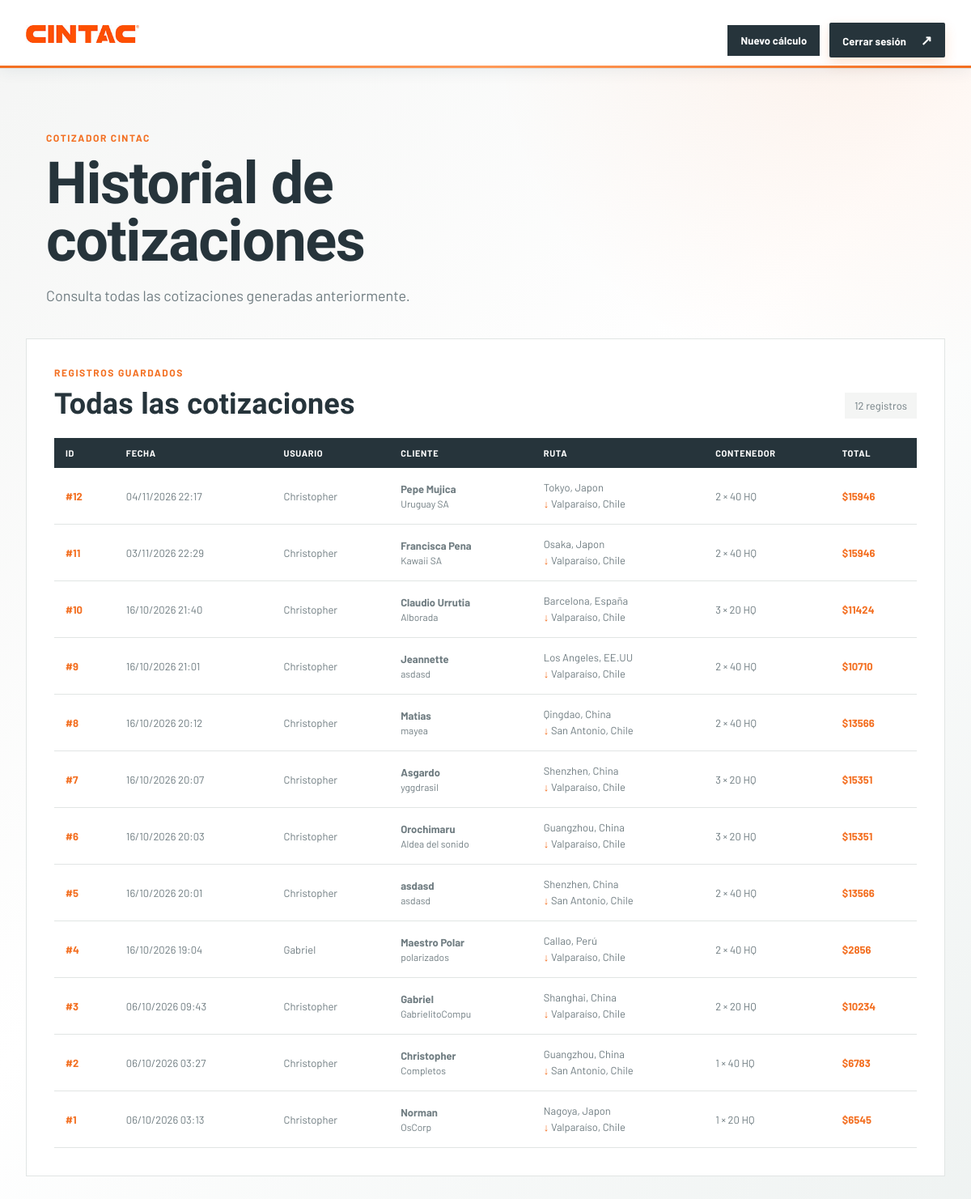
/Cotizador/historial/ (signed in), run on an earlier commit of the app's database.
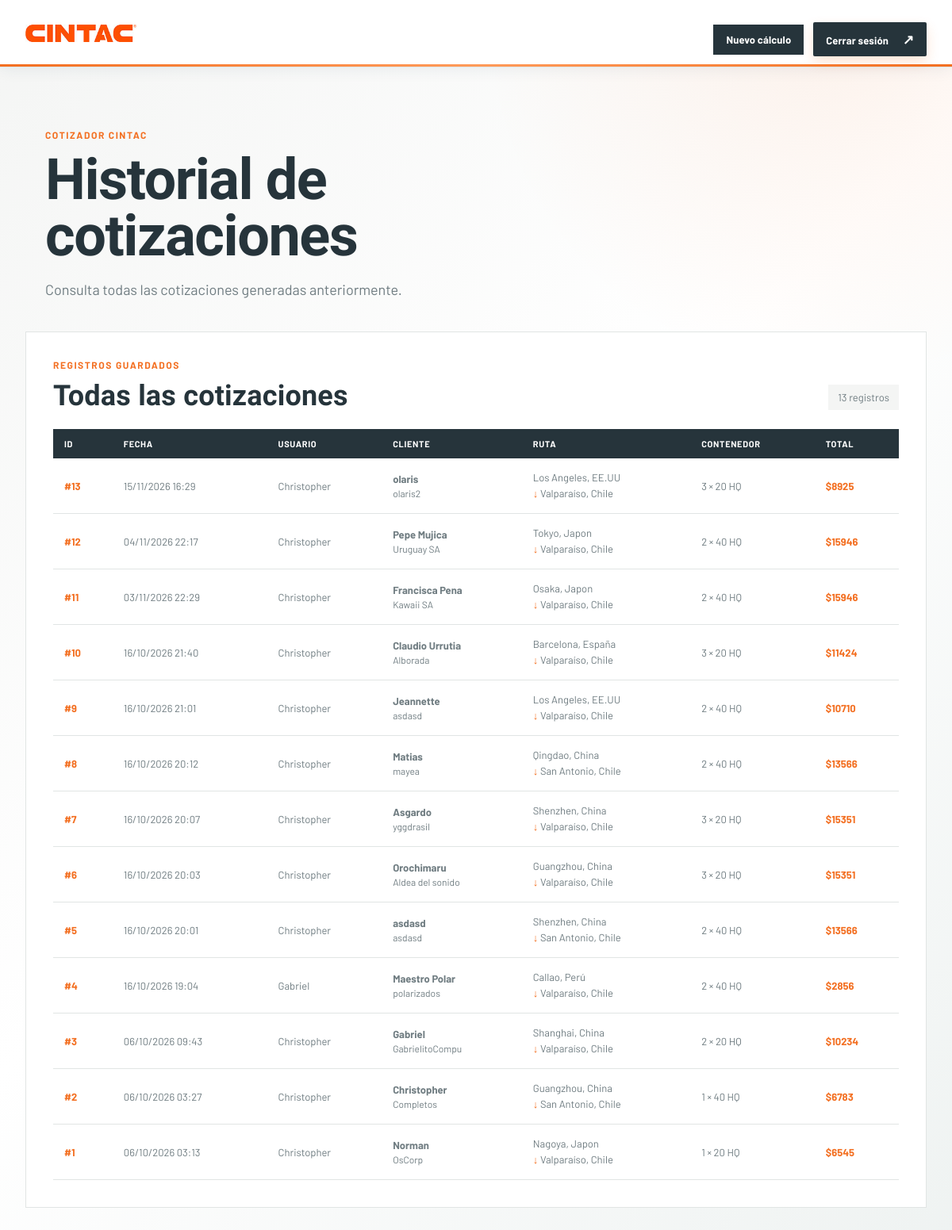
And on a later commit of the database.
### Cotizador/models.py (models this page shows, shortened)
class cotizacion_generada(models.Model):
    id = models.AutoField(primary_key=True)
    id_ruta = models.ForeignKey(ruta_logistica, on_delete=models.CASCADE, null=False)
    id_usuario = models.ForeignKey(Login, on_delete=models.CASCADE, null=False)
    fecha = models.DateTimeField(auto_now_add=True)
    nombre_cliente = models.CharField(max_length=100, validators=[valida_nombre], null=False)
    empresa = models.CharField(max_length=100, validators=[valida_empresa], null=False)
    correo_cliente = models.CharField(max_length=100, validators=[validate_login_email], null=False)
    descripcion_carga = models.TextField(null=False)
    peso_ingresado_kg = models.IntegerField(null=False)
    tipo_contenedor = models.CharField(max_length=50, null=False)
    cantidad_contenedores = models.IntegerField(null=False)
    monto_IVA = models.IntegerField(null=False)
    monto_total = models.IntegerField(null=False)

class Login(models.Model):
    ROL_FIJO = 'Administrador CINTAC'
    id = models.AutoField(primary_key=True)
    username = models.CharField(max_length=50, null=False, validators=[validate_login_username])
    password = models.CharField(
        max_length=50,
        null=False,
        validators=[validate_login_password],
    )
    email = models.CharField(max_length=100, null=False, validators=[validate_login_email])
    rol = models.CharField(
        max_length=50,
        default=ROL_FIJO,
        editable=False,
        null=False,
    )

class ruta_logistica(models.Model):
    PUERTOS_ORIGEN = (
        ('Shanghai, China', 'Shanghai, China'),
        ('Ningbo, China', 'Ningbo, China'),
        ('Shenzhen, China', 'Shenzhen, China'),
        ('Qingdao, China', 'Qingdao, China'),
        ('Guangzhou, China', 'Guangzhou, China'),
        ('Tianjin, China', 'Tianjin, China'),
        ('Yokohama, Japon', 'Yokohama, Japon'),
        ('Tokyo, Japon', 'Tokyo, Japon'),
        ('Nagoya, Japon', 'Nagoya, Japon'),
        ('Kobe, Japon', 'Kobe, Japon'),
        ('Osaka, Japon', 'Osaka, Japon'),
        ('Barcelona, España', 'Barcelona, España'),
        ('Los Angeles, EE.UU', 'Los Angeles, EE.UU'),
        ('Callao, Perú', 'Callao, Perú'),
    )
    PUERTOS_DESTINO = (
        ('Valparaíso, Chile', 'Valparaíso, Chile'),
        ('San Antonio, Chile', 'San Antonio, Chile'),
    )
    id = models.AutoField(primary_key=True)
    puerto_origen = models.CharField(max_length=100, choices=PUERTOS_ORIGEN, null=False,)
    puerto_destino = models.CharField(max_length=100, choices=PUERTOS_DESTINO, null=False)
    dias_transito = models.IntegerField(null=False)

### Cotizador/views.py (the view)
# urls.py: path('historial/', historial, name='historial'),
def historial(request):
    login_id = request.session.get('login_id')
    if login_id is None or not Login.objects.filter(pk=login_id).exists():
        request.session.pop('login_id', None)
        request.session['login_error'] = (
            'Debes iniciar sesión para acceder al historial.'
        )
        return redirect('login')
    historial_cotizaciones = (
        cotizacion_generada.objects.select_related('id_ruta')
        .order_by('-fecha')
    )
    context = {
        'historial_cotizaciones': historial_cotizaciones,
    }
    return render(request, 'Cotizador/historial.html', context)

### templates/Cotizador/historial.html (shortened to what this page needs)
<!DOCTYPE html>
{% load static %}
<html lang="es">
<head>
    <link rel="stylesheet" href="{% static 'CSS/cintac.css' %}">
</head>
<body class="quote-page">
    <header class="quote-header">
        <div class="container nav-wrap">
            <a class="brand" href="/" aria-label="CINTAC inicio">
                <img src="{% static 'images/MainCintac/logo.jpg' %}" alt="CINTAC">
            </a>
            <div class="quote-actions">
                <a class="dark-button quote-history" href="{% url 'cotizador' %}">
                    Nuevo cálculo
                </a>
                <a class="dark-button quote-logout" href="{% url 'login' %}">
                    Cerrar sesión <span>↗</span>
                </a>
            </div>
        </div>
    </header>
    <main class="quote-main container">
        <section class="quote-intro">
            <p class="eyebrow orange">COTIZADOR CINTAC</p>
            <h1>Historial de cotizaciones</h1>
            <p>Consulta todas las cotizaciones generadas anteriormente.</p>
        </section>
        <section class="history-card" aria-labelledby="history-title">
            <div class="history-heading">
                <div>
                    <p class="eyebrow orange">REGISTROS GUARDADOS</p>
                    <h2 id="history-title">Todas las cotizaciones</h2>
                </div>
                <span class="history-count">{{ historial_cotizaciones|length }} registro{{ historial_cotizaciones|length|pluralize }}</span>
            </div>
            {% if historial_cotizaciones %}
                <div class="history-table-wrap">
                    <table class="history-table">
                        <thead>
                            <tr>
                                <th>ID</th>
                                <th>Fecha</th>
                                <th>Usuario</th>
                                <th>Cliente</th>
                                <th>Ruta</th>
                                <th>Contenedor</th>
                                <th>Total</th>
                            </tr>
                        </thead>
                        <tbody>
                            {% for cotizacion in historial_cotizaciones %}
                                <tr>
                                    <td data-label="ID">
                                        <strong class="history-id">#{{ cotizacion.id }}</strong>
                                    </td>
                                    <td data-label="Fecha">
                                        {{ cotizacion.fecha|date:"d/m/Y H:i" }}
                                    </td>
                                    <td data-label="Usuario">
                                        {{ cotizacion.id_usuario.username }}
                                    </td>
                                    <td data-label="Cliente">
                                        <strong>{{ cotizacion.nombre_cliente }}</strong>
                                        <span class="history-secondary">{{ cotizacion.empresa }}</span>
                                    </td>
                                    <td data-label="Ruta">
                                        <span class="history-route">
                                            {{ cotizacion.id_ruta.puerto_origen }}<br>
                                            <b>↓</b> {{ cotizacion.id_ruta.puerto_destino }}
                                        </span>
                                    </td>
                                    <td data-label="Contenedor">
                                        {{ cotizacion.cantidad_contenedores }} × {{ cotizacion.tipo_contenedor }}
                                    </td>
                                    <td data-label="Total">
                                        <strong class="history-total">
                                            ${{ cotizacion.monto_total|floatformat:0 }}
                                        </strong>
                                    </td>
                                </tr>
                            {% endfor %}
                        </tbody>
                    </table>
                </div>
            {% endif %}
        </section>
    </main>
</body>
</html>

### ProyectoFinal/static/CSS/cintac.css (style rules this page uses)
:root { --ink:#26343b; --muted:#6f7c81; --orange:#f36f21; --orange-dark:#d95414; --paper:#f4f5f4; --line:#e1e5e4; --blue:#153f58; --navy:#1d313b; }
* { box-sizing:border-box; }
html { scroll-behavior:smooth; }
body { margin:0; color:var(--ink); background:#fff; font-family:"Barlow",Arial,sans-serif; font-size:16px; }
a { color:inherit; text-decoration:none; }
.container { width:min(1240px,calc(100% - 64px)); margin:0 auto; }
.topbar-inner,.nav-wrap,.top-links { display:flex; align-items:center; }
.nav-wrap { min-height:88px; gap:48px; }
.brand { display:inline-flex; align-items:center; color:var(--orange); font-weight:900; }
.brand img { display:block; width:140px; height:auto; }
.quote-button,.dark-button { background:var(--orange); color:#fff; padding:15px 22px; font-size:13px; font-weight:700; letter-spacing:.01em; }
.quote-button span,.dark-button span,.light-button span { margin-left:15px; font-size:17px; }
.eyebrow { margin:0 0 15px; font-size:12px; font-weight:700; letter-spacing:.13em; }
.orange { color:var(--orange); }
h1,h2 { margin:0; font-family:"Barlow Condensed","Arial Narrow",sans-serif; font-weight:600; line-height:.98; }
h1 { font-size:clamp(44px,5vw,76px); letter-spacing:.005em; }
h2 { font-size:clamp(35px,4vw,53px); letter-spacing:.005em; }
.dark-button { display:inline-block; margin-top:15px; background:var(--ink); }
.quote-page { min-height:100vh; background:var(--paper); }
.quote-header { background:#fff; border-bottom:1px solid var(--line); }
.quote-header .nav-wrap { justify-content:space-between; min-height:76px; }
.quote-header .brand img { width:140px; }
.quote-actions { display:flex; align-items:center; gap:12px; }
.quote-history { padding:11px 16px; }
.quote-logout { padding:11px 16px; }
.history-card { background:#fff; border:1px solid var(--line); padding:34px; }
.history-heading { display:flex; align-items:end; justify-content:space-between; gap:20px; margin-bottom:24px; }
.history-heading h2 { margin:6px 0 0; color:var(--ink); font-size:36px; }
.history-count { padding:8px 12px; background:#f4f5f4; color:var(--muted); font-size:13px; }
.history-table-wrap { overflow-x:auto; }
.history-table { width:100%; border-collapse:collapse; min-width:850px; }
.history-table th { padding:12px 14px; background:var(--ink); color:#fff; font-size:11px; text-align:left; text-transform:uppercase; letter-spacing:.06em; }
.history-table td { padding:15px 14px; border-bottom:1px solid var(--line); color:var(--muted); font-size:13px; vertical-align:middle; }
.history-id,.history-total { color:var(--orange); }
.history-secondary { display:block; margin-top:3px; color:var(--muted); font-size:12px; }
.history-route { line-height:1.5; }
.history-route b { color:var(--orange); }
.quote-main { padding:70px 0 100px; }
.quote-intro { max-width:700px; margin-bottom:38px; }
.quote-intro h1 { color:var(--ink); font-size:clamp(46px,6vw,72px); }
.quote-intro > p:last-child { max-width:560px; margin:18px 0 0; color:var(--muted); font-size:17px; line-height:1.6; }
.quote-page { background: radial-gradient(circle at 88% 2%, #f36f2114 0, transparent 28rem), linear-gradient(135deg, #f4f5f4 0%, #fff 48%, #eef2f1 100%); }
.quote-page .quote-header { position:relative; box-shadow:0 3px 18px #153f5812; }
.quote-page .quote-header:after { position:absolute; right:0; bottom:0; left:0; height:3px; content:""; background:linear-gradient(90deg, var(--orange), #ff9a59, var(--orange)); }
.quote-page .quote-header .nav-wrap { min-height:84px; }
.quote-page .quote-logout { border-radius:2px; box-shadow:0 7px 16px #f36f2130; transition:transform .2s ease, box-shadow .2s ease; }
.quote-page .quote-main { position:relative; padding-top:78px; }
.quote-page .quote-intro { position:relative; padding-left:25px; }
.quote-page .quote-intro h1 { letter-spacing:-.02em; }
.quote-page .quote-intro > p:last-child { font-size:18px; }

What changed in the data, as far as the page shows it:
added cotizacion_generada: id "13", fecha "15/11/2026 16:29", id_usuario.username "Christopher", nombre_cliente "olaris", empresa "olaris2", id_ruta.puerto_origen "Los Angeles, EE.UU", id_ruta.puerto_destino "Valparaíso, Chile", cantidad_contenedores "3", tipo_contenedor "20 HQ", monto_total "8925"
Also different on the page:
{{ historial_cotizaciones|length }}: "12" → "13"
